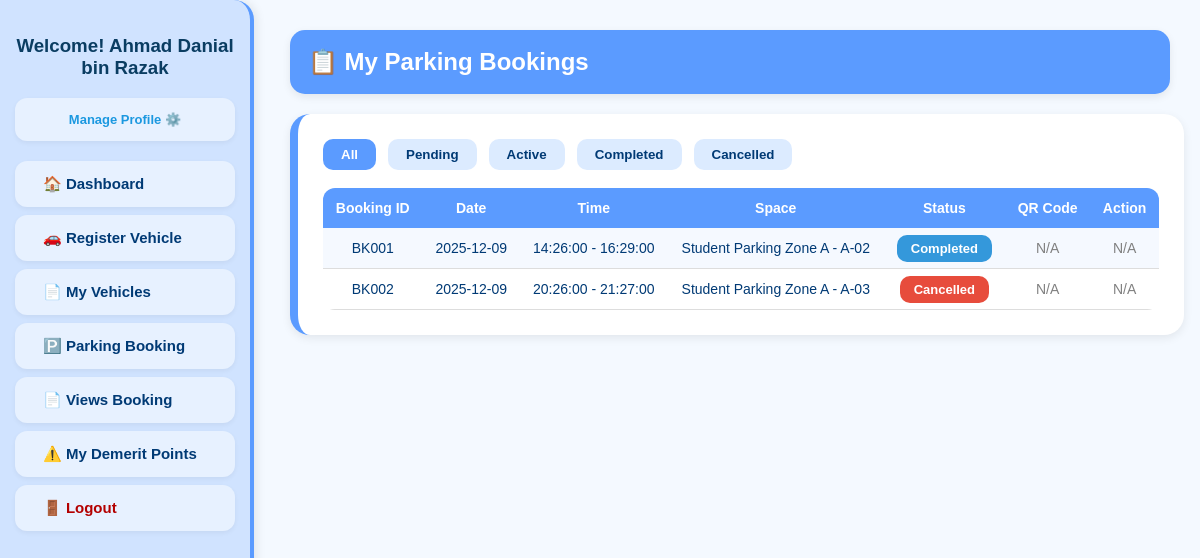
The page /Module3/booking_list.php (signed in) on the database its author committed.
### tables this page shows
CREATE TABLE `booking` (
  `BookingID` varchar(10) NOT NULL,
  `ParkingSpaceID` varchar(10) NOT NULL,
  `BookingDate` date DEFAULT NULL,
  `StartTime` time DEFAULT NULL,
  `EndTime` time DEFAULT NULL,
  `Status` varchar(20) DEFAULT NULL,
  `CreatedAt` datetime DEFAULT NULL,
  `UserID` varchar(10) DEFAULT NULL
);

CREATE TABLE `parking_area` (
  `ParkingAreaID` varchar(10) NOT NULL,
  `AreaCode` varchar(20) DEFAULT NULL,
  `AreaName` varchar(50) DEFAULT NULL,
  `AreaType` varchar(20) DEFAULT NULL,
  `AreaDescription` text DEFAULT NULL,
  `AreaStatus` varchar(20) NOT NULL DEFAULT 'Active',
  `Capacity` int(11) DEFAULT NULL,
  `LocationDesc` varchar(100) DEFAULT NULL
);

CREATE TABLE `parking_space` (
  `ParkingSpaceID` varchar(10) NOT NULL,
  `ParkingAreaID` varchar(10) NOT NULL,
  `StatusID` varchar(10) DEFAULT NULL,
  `SpaceCode` varchar(20) DEFAULT NULL,
  `SpaceType` varchar(20) DEFAULT NULL
);

### Module3/booking_list.php (the view, shortened to what this page needs)
<?php
require_once '../config.php';
$studentID = $_SESSION['UserID'];
$sql = "
    SELECT
        b.*,
        ps.SpaceCode,
        pa.AreaName,
        l.LogID
    FROM booking b
    JOIN parking_space ps
        ON b.ParkingSpaceID = ps.ParkingSpaceID
    JOIN parking_area pa
        ON ps.ParkingAreaID = pa.ParkingAreaID
    LEFT JOIN parkinglog l
        ON b.BookingID = l.BookingID
        AND l.CheckOutTime IS NULL
    WHERE b.UserID = '$studentID'
    ORDER BY
        FIELD(b.Status, 'Pending', 'Active', 'Completed', 'Cancelled'),
        b.BookingID DESC
";
$bookings = mysqli_query($conn, $sql);
?>
<!DOCTYPE html>
<html>
<head>
    <link rel="stylesheet" href="../templates/student_style.css">
    <link rel="stylesheet" href="_Module3CSS.css">
</head>
<body>
<?php include '../templates/student_sidebar.php'; ?>
<div class="main-content">
    <div class="header">📋 My Parking Bookings</div>
    <div class="list-box">
        <div class="filter-buttons">
            <button class="filter-btn active" onclick="filterTable('all')">All</button>
            <button class="filter-btn" onclick="filterTable('Pending')">Pending</button>
            <button class="filter-btn" onclick="filterTable('Active')">Active</button>
            <button class="filter-btn" onclick="filterTable('Completed')">Completed</button>
            <button class="filter-btn" onclick="filterTable('Cancelled')">Cancelled</button>
        </div>
        <table id="bookingTable">
            <tr>
                <th>Booking ID</th>
                <th>Date</th>
                <th>Time</th>
                <th>Space</th>
                <th>Status</th>
                <th>QR Code</th>
                <th>Action</th>
            </tr>
            <?php while ($row = mysqli_fetch_assoc($bookings)): ?>
            <tr data-status="<?= $row['Status'] ?>">
                <td><?= $row['BookingID'] ?></td>
                <td><?= $row['BookingDate'] ?></td>
                <td><?= $row['StartTime'] ?> - <?= $row['EndTime'] ?></td>
                <td><?= $row['AreaName'] ?> - <?= $row['SpaceCode'] ?></td>
                <td>
                    <?php if ($row['Status'] == 'Pending'): ?>
                        <span class="badge pending">Pending</span>
                    <?php elseif ($row['Status'] == 'Active'): ?>
                        <span class="badge active">Active</span>
                    <?php elseif ($row['Status'] == 'Completed'): ?>
                        <span class="badge completed">Completed</span>
                    <?php else: ?>
                        <span class="badge cancelled">Cancelled</span>
                    <?php endif; ?>
                </td>
                <td>
                <?php if ($row['Status'] == 'Pending'): ?>
                    <a href="view_detail.php?id=<?= $row['BookingID'] ?>" class="btn-viewqr">
                        View QR
                    </a>
                <?php else: ?>
                    <span style="color:gray;">N/A</span>
                <?php endif; ?>
                </td>
                <td>
                    <?php if ($row['Status'] == 'Pending'): ?>
                        <div class="action-buttons">
                            <a href="edit_booking.php?id=<?= $row['BookingID'] ?>" class="btn-edit">Edit</a>
                            <a href="cancel_booking.php?id=<?= $row['BookingID'] ?>"
                               class="btn-cancel"
                               onclick="return confirm('Are you sure you want to cancel this booking?');">
                                Cancel
                            </a>
                        </div>
                    <?php else: ?>
                        <span style="color:gray;">N/A</span>
                    <?php endif; ?>
                </td>
            </tr>
            <?php endwhile; ?>
        </table>
    </div>
</div>
</body>
</html>

### templates/student_style.css (style rules this page uses)
body { margin: 0; font-family: "Poppins", Arial, sans-serif; background: #F4F9FF; display: flex; }
.main-content { margin-left: 270px; padding: 30px; width: calc(100% - 270px); }
.header { background: #5B9BFF; padding: 18px 25px; border-radius: 15px; margin-bottom: 20px; font-size: 24px; font-weight: 700; color: white; box-shadow: 0 3px 8px rgba(0,0,0,0.08); }
table { width: 100%; border-collapse: collapse; margin-top: 15px; border-radius: 12px; overflow: hidden; background: #fff; }
th { background: #C9DDFF; padding: 12px; color: #003A75; font-weight: 700; font-size: 14px; }
td { padding: 12px; border-bottom: 1px solid #DCEBFF; font-size: 14px; color: #003A75; }

### Module3/_Module3CSS.css (style rules this page uses)
.main-content { margin-left: 260px; padding: 30px; font-family: Arial, sans-serif; }
.header { background: #5B9BFF; padding: 18px; border-radius: 15px; color: white; font-size: 24px; font-weight: bold; margin-bottom: 20px; }
.list-box { background: #ffffff; padding: 25px; border-radius: 20px; width: 95%; box-shadow: 0 3px 10px rgba(0,0,0,0.08); border-left: 8px solid #5B9BFF; margin-bottom: 25px; text-align: center; vertical-align: baseline; }
button, .btn-primary { background: #5B9BFF; color: white; padding: 10px 18px; border: none; border-radius: 12px; cursor: pointer; font-weight: 700; }
table { width: 100%; border-collapse: collapse; background: white; margin-top: 15px; }
table th { background: #5B9BFF; color: white; padding: 12px; }
table td { padding: 12px; border-bottom: 1px solid #ddd; color: #003A75; }
table th, table td { text-align: center !important; vertical-align: middle !important; }
table tr:nth-child(even) { background: #F5F9FF; }
.filter-buttons { display: flex; gap: 12px; justify-content: flex-start; margin-bottom: 18px; }
.filter-btn { padding: 8px 18px; border-radius: 10px; border: none; background: #DCEBFF; color: #003A75; font-weight: 600; cursor: pointer; transition: 0.2s ease; }
.filter-btn.active { background: #5B9BFF; color: white; }
.badge { padding: 6px 14px; border-radius: 10px; font-weight: bold; font-size: 13px; color: white; }
.badge.completed { background: #3498DB; }
.badge.cancelled { background: #E74C3C; }

### rows shown on the page
booking: BookingID "BK001", BookingDate "2025-12-09", StartTime "14:26:00", EndTime "16:29:00", parking_area.AreaName "Student Parking Zone A", ParkingSpaceID.SpaceCode "A-02", Status "Completed"
booking: BookingID "BK002", BookingDate "2025-12-09", StartTime "20:26:00", EndTime "21:27:00", parking_area.AreaName "Student Parking Zone A", ParkingSpaceID.SpaceCode "A-03", Status "Cancelled"

### other values the page prints
$_SESSION['UserName'] "Ahmad Danial bin Razak"
